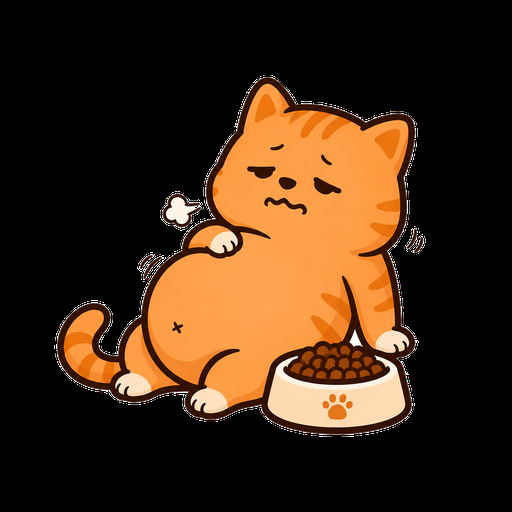
#> input picture src-tauri/resources/pets/cat/frames/cat_critical_01.png, 512 x 512 px
$ python -i build-pet-packages.py   (imports and definitions only)
#> lines starting #> are read from the running program, lines starting #| are printed output that depends on the picture
#!/usr/bin/env python3
"""Build bundled CacheBite pet packages from the UI design source images."""

from __future__ import annotations

import json
import shutil
from collections import deque
from pathlib import Path

from PIL import Image

try:
    import numpy as np
    from scipy import ndimage as ndi
except ImportError:  # pragma: no cover - fallback for environments without the deps
    np = None
    ndi = None


PROJECT_ROOT = Path(__file__).resolve().parents[1]
SOURCE_ROOT = PROJECT_ROOT / "docs" / "UI-plan" / "assets" / "pet"
OUTPUT_ROOT = PROJECT_ROOT / "src-tauri" / "resources" / "pets"
# Package id -> source art directory. The `tabby` package is built from the
# `cat` artwork: the package was renamed, the source images were not.
PET_SOURCES = {
    "tabby": "cat",
    "corgi": "corgi",
    # The momo sources are ChatGPT sheet art split and aligned per frame.
    "momo": "momo",
}
STATE_SOURCES = {
    "idle": "idle",
    "idle_warn": "warn",
    "idle_critical": "critical",
    "idle_exhausted": "exhausted",
}
FRAME_COUNT = 4
FRAME_DURATION_MS = 240
# Bump when regenerated frame *content* changes without renaming files, so the
# app force-reinstalls stock pets over stale installed copies (see
# store::pets::should_preserve_installed).
PACKAGE_VERSION = 1
OUTPUT_SIZE = (512, 512)


def _as_opaque_rgba(source: Path) -> Image.Image:
    with Image.open(source) as image:
        return image.convert("RGBA").resize(OUTPUT_SIZE, Image.Resampling.LANCZOS)


# [127 lines left out: functions _clean_opaque_frame_numpy, _neighbor_indices, _clean_opaque_frame_fallback, clean_opaque_frame, not called in this run]


def keyed_frame(source: Path) -> Image.Image:
    """Resize a source frame and clean edge-connected bright backgrounds."""
    rgba = _as_opaque_rgba(source)
    if rgba.getchannel("A").getextrema() != (255, 255):
        return rgba
    return clean_opaque_frame(rgba)


# [18 lines left out: functions palette_frame, iter_source_frames, not called in this run]


def cleanup_source_frames() -> None:
    for source in iter_source_frames():
        keyed_frame(source).save(source, format="PNG", optimize=True)


# [51 lines left out: functions animation, build_package, main, not called in this run]


# [2 lines not run here, left out]

>>> import cv2
>>> picture = cv2.imread('../src-tauri/resources/pets/cat/frames/cat_critical_01.png', cv2.IMREAD_GRAYSCALE)
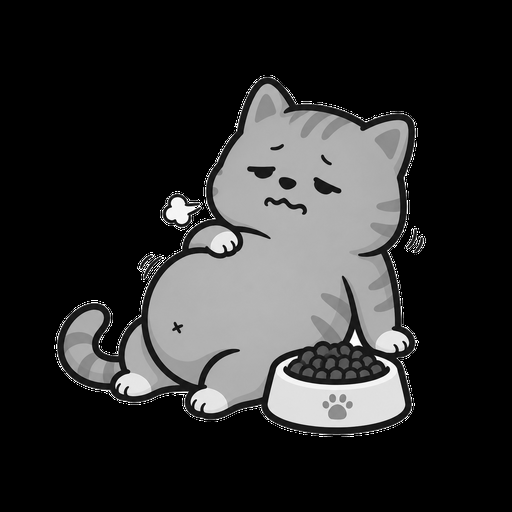
#> picture: shape (512, 512); min 0, max 255, mean 45.9
#> (the run stopped early here; a loop or call above may not have finished)
